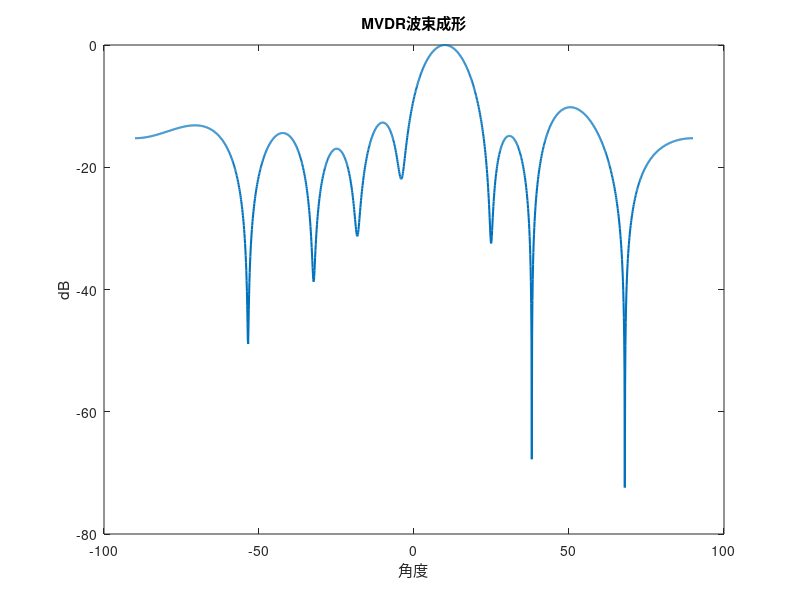
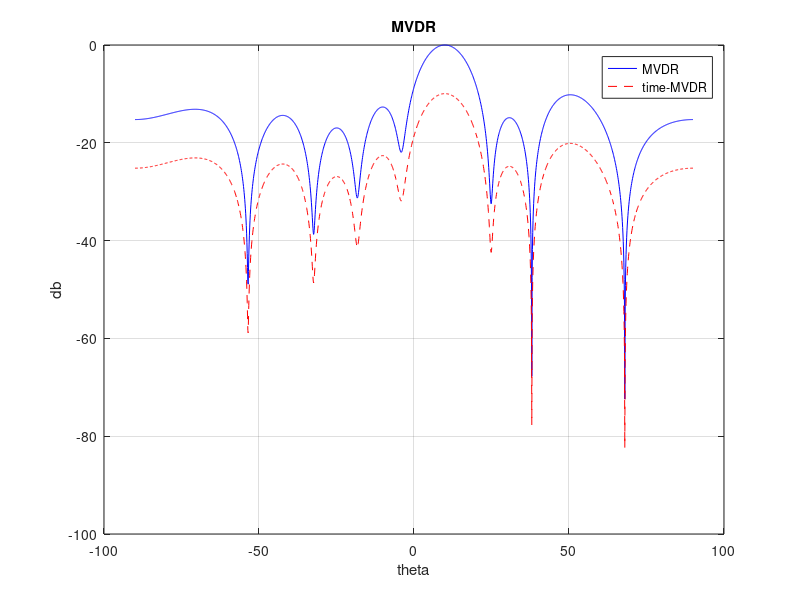
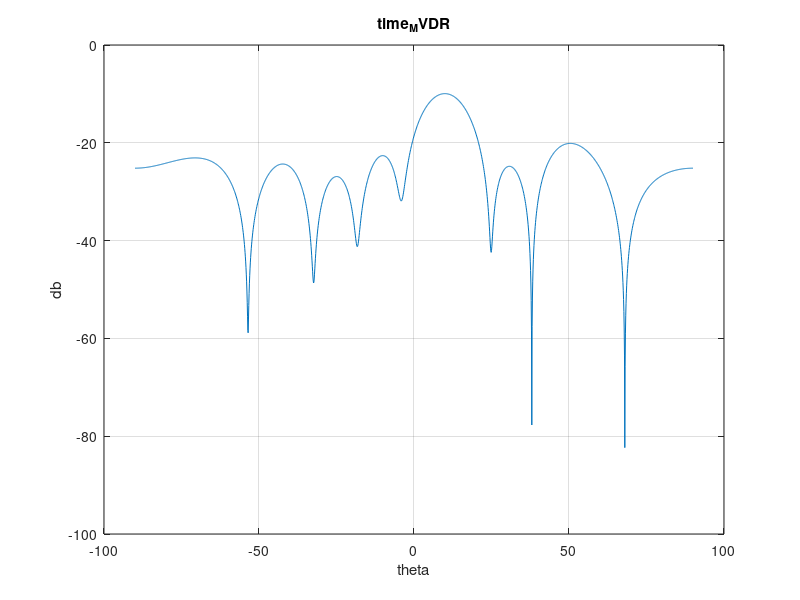

Source code (MATLAB) for these figures, in order:
clear; close all; clc;

%噪声：空间白噪声
c=3e8;       %声速
f=16e9;      %频率
lambda = c / f;
k = 2*pi*f / c;
d = lambda/2;  %天线间距
N =8;         %天线数量
P=1:N;
M=100; %采样次数

%% 计算波束图
theta_angle = -90:0.1:90;
theta = theta_angle*pi/180;
L=length(theta);
a=zeros(N,L);
for i=1:N
    a(i,:)=exp(1i*k*(i-1)*d*sind(theta));%导向波束 N*m
end
%导入期望
theta_d1 = 10*pi/180; %入射角度1
p_1 = exp(1j*k*d*(P-1)*sin(theta_d1))';%输入向量 就是a_s 导向矢量
% theta_d2 = -10*pi/180; %观察方向
% p_2 = exp(1j*k*d*P*sin(theta_d2))';
%导入干扰
theta_d3 = 38*pi/180; %入射角度1
p_3 = exp(1j*k*d*P*sin(theta_d3))';%输入向量
theta_d4 = 68*pi/180; %观察方向
p_4 = exp(1j*k*d*P*sin(theta_d4))';
I3=zeros(N,M);
I4=zeros(N,M);
n=zeros(N,M);
for ii=1:M %生成信号
    AM_I1=100*randn(1);
    AM_I2=100*randn(1);
    I3(:,ii)=AM_I1*p_3;
    I4(:,ii)=AM_I2*p_4;
    n(:,ii)=0.5*(randn(N,1)+j*randn(N,1));

end

p=I3+I4+n;
Rx = (p)*p'*10^(30/10)+eye(N);%信号总的协方差矩阵
B = zeros(size(theta));
Wcc = Rx\p_1 / (p_1'/Rx*p_1);%求解权值

for i = 1:length(theta)
    p_a = exp(1i*k*d*(P-1)*sin(theta(i)))';
    B(i) = Wcc'*p_a;
end
B=B/max(B);
B_db = 20*log10(B);

figure;
plot(theta_angle, B_db, 'linewidth', 1.5);
title("MVDR波束成形");
ylabel("dB");
xlabel("角度");
hold on;


%%时间调制LCEC
T_p=10e-6;%时间调制函数一个周期的时间
f_p=1/T_p;
F_s=100;%快拍数100
fai_k=(1/pi)*asin(abs(Wcc));%时间调制幅度
v_k=(0.5)*((1/pi)*(atan2(imag(Wcc),real(Wcc)))-fai_k);%时间调制相位
tao_k=T_p*fai_k;%非零周期
t0_k=T_p*v_k;%起始时间周期

U_t=zeros(F_s,N);

for cc=1:N
    for iii=1:F_s
        if iii<(t0_k(cc,1)+abs(tao_k(cc,1)))*F_s*f_p && iii>(t0_k(cc,1))*F_s*f_p
            U_t(iii,cc)=1;
        else
             U_t(iii,cc)=0;
        end
    end

end
W_time_LCEC=(exp(1i*2*pi*(f+f_p))/pi)*sin(pi*fai_k).*exp(j*pi*(2*v_k+fai_k));
y_time_LCEC = zeros(size(theta));
for i = 1:length(theta)
    p_a = exp(1i*k*d*(P-1)*sin(theta(i)))';
    y_time_LCEC(i) = W_time_LCEC'*p_a;
end
y_time_LCEC=abs(y_time_LCEC);
y_time_LCEC=y_time_LCEC/max(B);
y_time_LCEC=20*log10(y_time_LCEC);

figure(3);
plot(theta_angle,B_db,'b');
hold on;
plot(theta_angle,y_time_LCEC,'r--' );
legend('MVDR','time-MVDR');
xlabel("theta");
ylabel('db');
title("MVDR");
grid on;


figure(4);
plot(theta_angle,y_time_LCEC);
xlabel("theta");
ylabel('db');
title("time_MVDR");
grid on;
